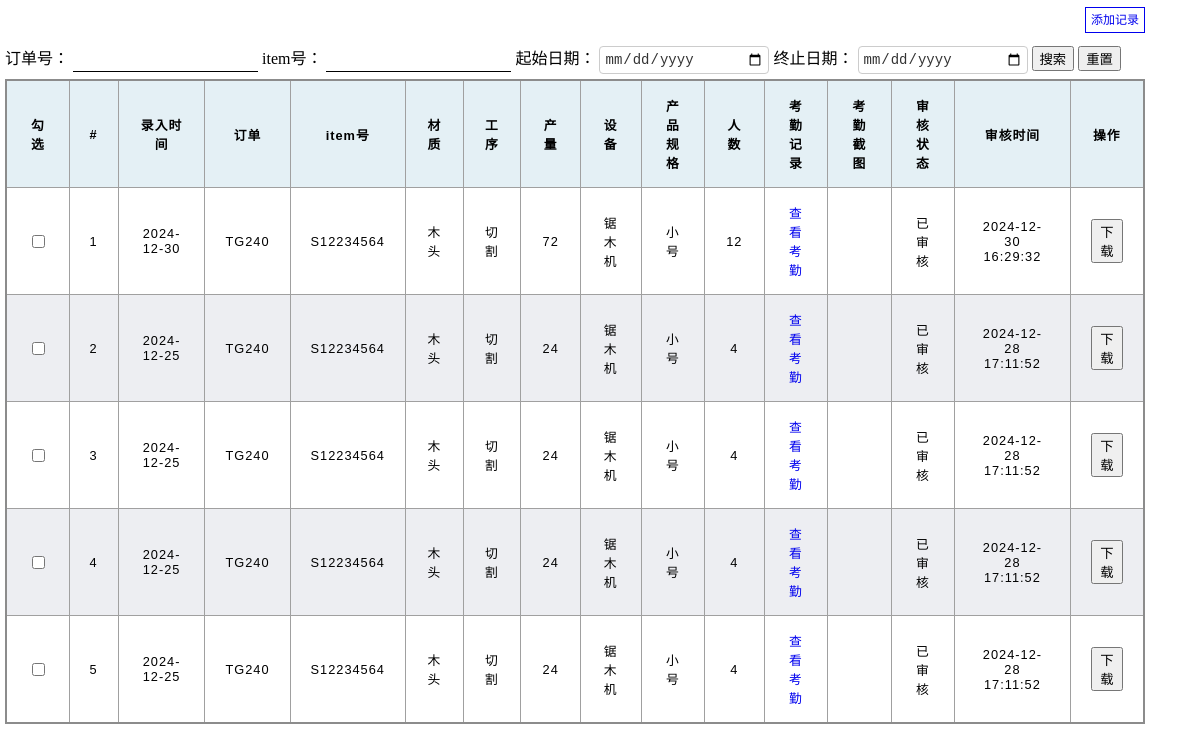
Before: / with the older database file.
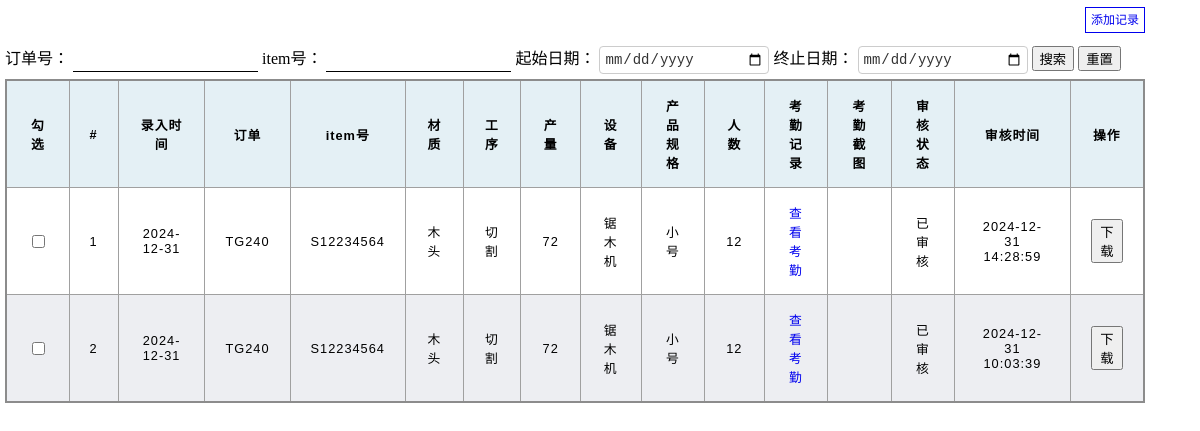
After: the same page with the newer database file.
### tables this page shows
CREATE TABLE record_sheet
(
    id                 INTEGER PRIMARY KEY,
    entry_time         TEXT    NOT NULL,            -- 记录时间
    po                 TEXT    NOT NULL,            -- po号
    item               TEXT    NOT NULL,            -- item号
    specification_name TEXT    NOT NULL,            -- 规格
    material_name      TEXT    NOT NULL,            -- 材质id
    process_name       TEXT    NOT NULL,            -- 工序
    equipment_name     TEXT    NOT NULL,            -- 设备
    people_number      INTEGER NOT NULL,            -- 人数
    output_number      INTEGER NOT NULL,            -- 数量
    examine_status     INTEGER NOT NULL DEFAULT 0,  -- 审核状态 1 通过 0 拒绝
    examine_time       TEXT             DEFAULT '', -- 审核时间
    attendance_picture TEXT    NOT NULL           -- 考勤图片
);

### blueprints/factory.py (the view)
def factory_index():
    title = 'RS工厂首页'
    per_page = 12  # 每页显示12条记录
    page = int(request.args.get('page', 1))
    db_conn = get_db()
    cursor = db_conn.cursor()
    po = request.args.get('po')
    item = request.args.get('item')
    start_date = request.args.get('start_date')
    end_date = request.args.get('end_date')
    conditions = ''
    conditions_list = []
    if po:
        conditions_list.append(f"po='{po}'")
    if item:
        conditions_list.append(f"item='{item}'")
    if start_date:
        conditions_list.append(f"strftime('%Y-%m-%d', entry_time) >= datetime('{start_date}')")
    if end_date:
        conditions_list.append(f"strftime('%Y-%m-%d', entry_time)  <= datetime('{end_date}')")
    conditions_list.append("examine_status == 1")
    if conditions_list:
        conditions = ' AND '.join(conditions_list)
    if not conditions:
        get_total_sql = """
           SELECT COUNT(*) FROM  main.record_sheet WHERE examine_status == 1
       """
    else:
        get_total_sql = f"""
               SELECT COUNT(*) FROM  main.record_sheet WHERE {conditions}
           """
    cursor.execute(get_total_sql)
    data_total = cursor.fetchone()[0]  # 数据总数
    page_total, page_remainder = divmod(data_total, 12)  # 页码数
    if page_total != 0:
        page_total += 1
    if not conditions:
        get_sql = f"""
            SELECT
                main.record_sheet.id,
                main.record_sheet.entry_time,
                main.record_sheet.po,
                main.record_sheet.item,
                main.record_sheet.people_number,
                main.record_sheet.output_number,
                main.record_sheet.examine_status,
                main.record_sheet.examine_time,
                main.record_sheet.material_name,
                main.record_sheet.equipment_name,
                main.record_sheet.process_name,
                main.record_sheet.specification_name,
                main.record_sheet.attendance_picture
            FROM
                main.record_sheet
            WHERE examine_status == 1
             ORDER BY id DESC
            LIMIT {per_page} OFFSET {(page - 1) * 12};
        """
    else:
        get_sql = f"""
                SELECT
                    main.record_sheet.id,
                    main.record_sheet.entry_time,
                    main.record_sheet.po,
                    main.record_sheet.item,
                    main.record_sheet.people_number,
                    main.record_sheet.output_number,
                    main.record_sheet.examine_status,
                    main.record_sheet.examine_time,
                    main.record_sheet.material_name,
                    main.record_sheet.equipment_name,
                    main.record_sheet.process_name,
                    main.record_sheet.specification_name,
                    main.record_sheet.attendance_picture
                FROM
                    main.record_sheet
                WHERE {conditions}
                 ORDER BY id DESC
                LIMIT {per_page} OFFSET {(page - 1) * 12};
                """
    cursor.execute(get_sql)
    column_names = [description[0] for description in cursor.description]
    data_list_all = [dict(zip(column_names, row)) for row in cursor.fetchall()]
    pagination_links = []
    page_start_number = page
    page_end_number = 5 + (page - 1)  # 计算展示最后以为展示的页码
    if page_end_number > page_total:  # 计算起始的页码
        page_start_number = page_total - 4
    if page_total <= 5:  # 如果总页码小于等于5，那么起始页码不进行计算
        page_start_number = 1
    for i in range(page_start_number, min(page_total, page_end_number) + 1):
        if i == page:
            pagination_links.append((i, 'active'))  # 当前页不加链接
        else:
            pagination_links.append((i, f'?page={i}'))
    return render_template('factory_index.html', title=title, data_list_all=data_list_all, data_total=data_total,
                           page_total=page_total, pagination_links=pagination_links, page=page)

### config/db_config.py (called while the page is built)
def get_db():
    if not hasattr(db, 'conn'):
        db.conn = sqlite3.connect('RSDataBase.db')
    return db.conn

### config/tools.py (called while the page is built)
def audit_status(data):  # 注册过滤器的函数
    if not data:
        return "未审核"
    return "已审核"

### templates/factory_index.html (shortened to what this page needs)
<!DOCTYPE html>
<html lang="en">
<head>
    <link rel="stylesheet" href="/static/css/index.css">
</head>
<body>
<div style="width: 95%;margin-left: 5px;margin-top: 10px">
    <div style="height: 30px;text-align: right">
        <a href="/factory_add_records" target="_blank"
           style="text-decoration: none;border: 1px solid;padding: 5px;font-size: 12px;">添加记录</a>
    </div>
    <div class="table-search margin_top">
        <label for="po">订单号：</label>
        <input type="text" id="po" class="input_style">
        <label for="item">item号：</label>
        <input type="text" id="item" class="input_style">
        <label for="start_date">起始日期：</label>
        <input type="date" id="start_date">
        <label for="end_date">终止日期：</label>
        <input type="date" id="end_date">
        <button onclick="search()">搜索</button>
        <button onclick="reload()">重置</button>
    </div>
    <div class="table-container margin_top">
        <table>
            <thead>
            <tr>
                <th>勾选</th>
                <th>#</th>
                <th>录入时间</th>
                <th>订单</th>
                <th>item号</th>
                <th>材质</th>
                <th>工序</th>
                <th>产量</th>
                <th>设备</th>
                <th>产品规格</th>
                <th>人数</th>
                <th>考勤记录</th>
                <th>考勤截图</th>
                <th>审核状态</th>
                <th>审核时间</th>
                <th>操作</th>
            </tr>
            </thead>
            <tbody>
            {% for i in data_list_all %}
            <tr>
                <td><input type="checkbox"></td>
                <td>{{loop.index}}</td>
                <td>{{i.entry_time}}</td>
                <td>{{i.po}}</td>
                <td>{{i.item}}</td>
                <td>{{i.material_name}}</td>
                <td>{{i.process_name}}</td>
                <td>{{i.output_number}}</td>
                <td>{{i.equipment_name}}</td>
                <td>{{i.specification_name}}</td>
                <td>{{i.people_number}}</td>
                <td>
                    <a href="/rs/rs_sign_in_record?pk={{i.id}}" target="_blank" style="text-decoration: none;">查看考勤</a>
                </td>
                <td>
                </td>
                <td>{{i.examine_status | audit}}</td>
                <td>
                    {% if i.examine_status %}
                    {{i.examine_time}}
                    {%endif%}
                </td>
                <td>
                    {% if i.examine_status %}
                    <button onclick="download({{i.id}})">下载</button>
                    {%endif%}
                </td>
            </tr>
            {% else %}
            <tr>
                <td colspan="17">没有数据。</td>
            </tr>
            {% endfor %}
            </tbody>
        </table>
    </div>
</div>
</body>
</html>

### static/css/index.css (style rules this page uses)
body { margin: 0; padding: 0; }
table { border-collapse: collapse; border: 2px solid rgb(140, 140, 140); font-family: sans-serif; font-size: 0.8rem; letter-spacing: 1px; width: 100%; display: table; overflow-x: auto; overflow-y: scroll; border-spacing: 0; }
thead, tfoot { background-color: rgb(228, 240, 245); }
th, td { border: 1px solid rgb(160, 160, 160); padding: 15px 20px; white-space: normal; text-align: center; }
th { width: auto; text-overflow: ellipsis; overflow: hidden; position: sticky; top: 0; background-color: rgb(228, 240, 245); z-index: 10; }
td:last-of-type { text-align: center; }
tbody > tr:nth-of-type(even) { background-color: rgb(237, 238, 242); }
.margin_top { margin-top: 5px; }
.input_style { border: none; padding: 4px; border-bottom: 1px solid }
input[type="date"] { border: 1px solid #ccc; padding: 4px; font-size: 14px; border-radius: 4px; box-sizing: border-box; width: 170px; background-color: #fff; color: #333; }

Changed rows visible on the page:
removed record_sheet: entry_time "2024-12-30", po "TG240", item "S12234564", material_name "木头", process_name "切割", output_number "72", equipment_name "锯木机", specification_name "小号", people_number "12", examine_status|audit "已审核", examine_time "2024-12-30 16:29:32"
removed record_sheet: entry_time "2024-12-25", po "TG240", item "S12234564", material_name "木头", process_name "切割", output_number "24", equipment_name "锯木机", specification_name "小号", people_number "4", examine_status|audit "已审核", examine_time "2024-12-28 17:11:52"
removed record_sheet: entry_time "2024-12-25", po "TG240", item "S12234564", material_name "木头", process_name "切割", output_number "24", equipment_name "锯木机", specification_name "小号", people_number "4", examine_status|audit "已审核", examine_time "2024-12-28 17:11:52"
changed record_sheet (number 1 of 2 on the later page): entry_time "2024-12-25" → "2024-12-31"; output_number "24" → "72"; people_number "4" → "12"; examine_time "2024-12-28 17:11:52" → "2024-12-31 14:28:59"
changed record_sheet (number 2 of 2 on the later page): entry_time "2024-12-25" → "2024-12-31"; output_number "24" → "72"; people_number "4" → "12"; examine_time "2024-12-28 17:11:52" → "2024-12-31 10:03:39"
